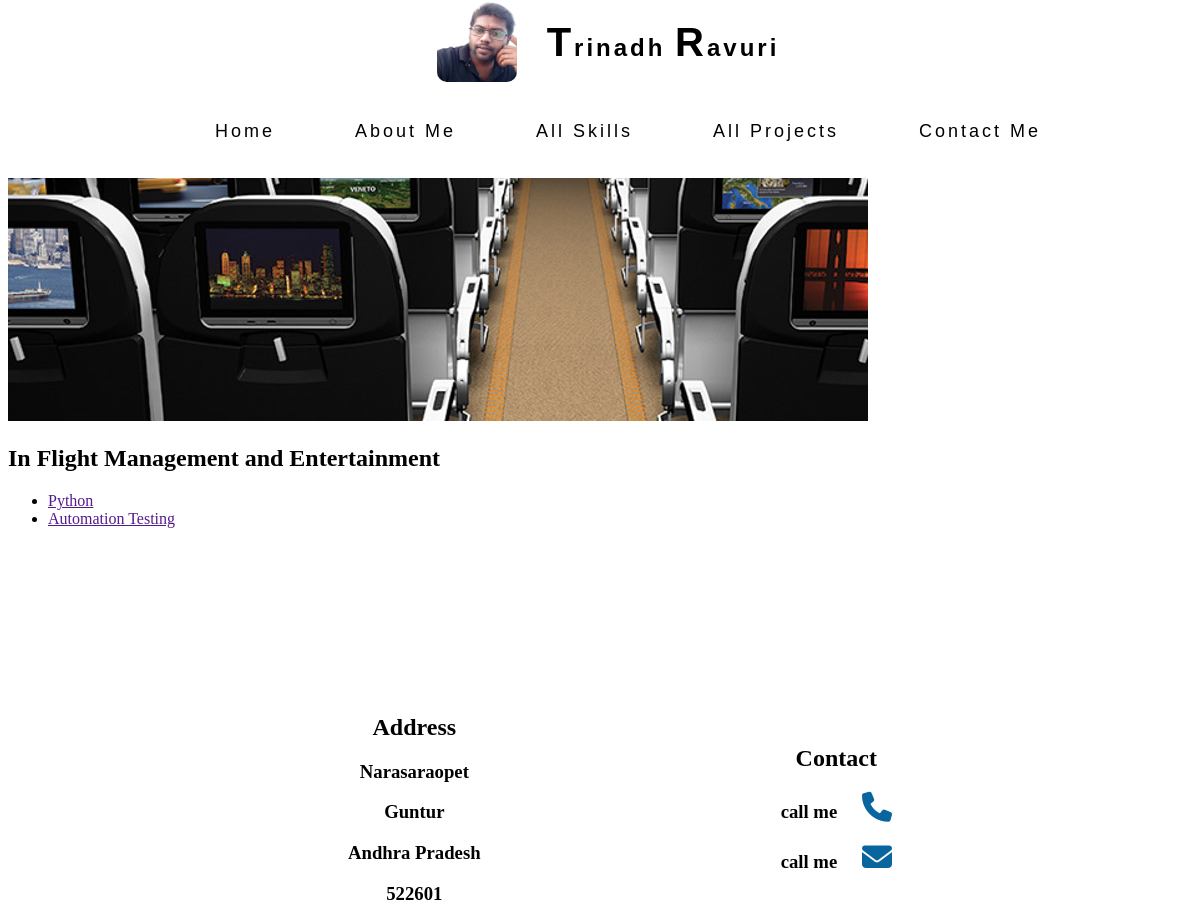
Screenshot of //1 with the database file from the repository.
### mypage/models.py (models this page shows, shortened)
class Projects(models.Model):
    project_name = models.CharField(max_length=100)
    project_img = models.ImageField(upload_to='media',null=True)
    Project_quote = models.CharField(max_length=500)
    project_teamsize = models.IntegerField()
    project_roles = models.TextField(max_length=10000)
    project_skills = models.ManyToManyField(Skills)
    class Meta:
        verbose_name_plural = 'Projects'

class Skills(models.Model):
    skill_name = models.CharField(max_length=100)
    skill_img = models.ImageField(upload_to='media')
    skill_quote = models.CharField(max_length=350)
    skill_desc = models.TextField(max_length=10000)
    def __str__(self):
        return self.skill_name
    class Meta:
        verbose_name_plural = 'Skills'

### mypage/views.py (the view)
# urls.py: path('/<int:pk>',views.singleproject,name='singleproject'),
def singleproject(request,pk):
    project = Projects.objects.get(pk=pk)
    skills = project.project_skills.all()
    context = {'project':project,'skills':skills}
    return render(request,'singleproject.html',context)

### mypage/templates/singleproject.html
{% extends 'base.html' %}
{% load static %}
{% block content %}
<section>
    <div>
        <img src="{{project.project_img.url}}" alt="">
        <h1>{{project.project_name}}</h1>
    </div>
    <div>
        <ul>
            {% for skill in skills %}
            <li><a href="">{{skill}}</a></li>
            {% endfor %}
        </ul>
    </div>
</section>
{% endblock %}

### templates/base.html (style rules this page uses)
* { transition: all 0.2s ease; scroll-behavior: smooth; }

### rows the page displays
Projects: project_img (picture), project_name "In Flight Management and Entertainment"
Skills: skill_name "Python"
Skills: skill_name "Automation Testing"
